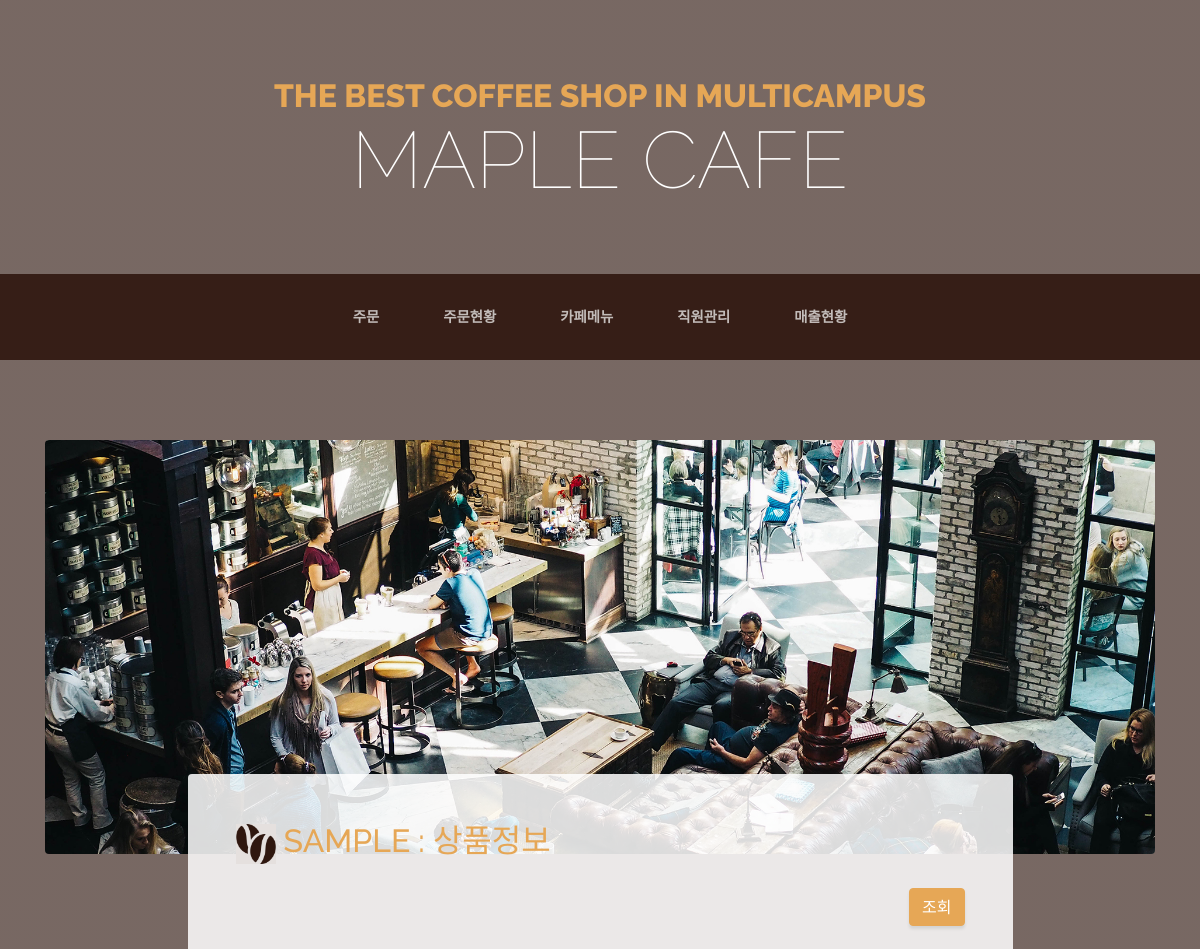
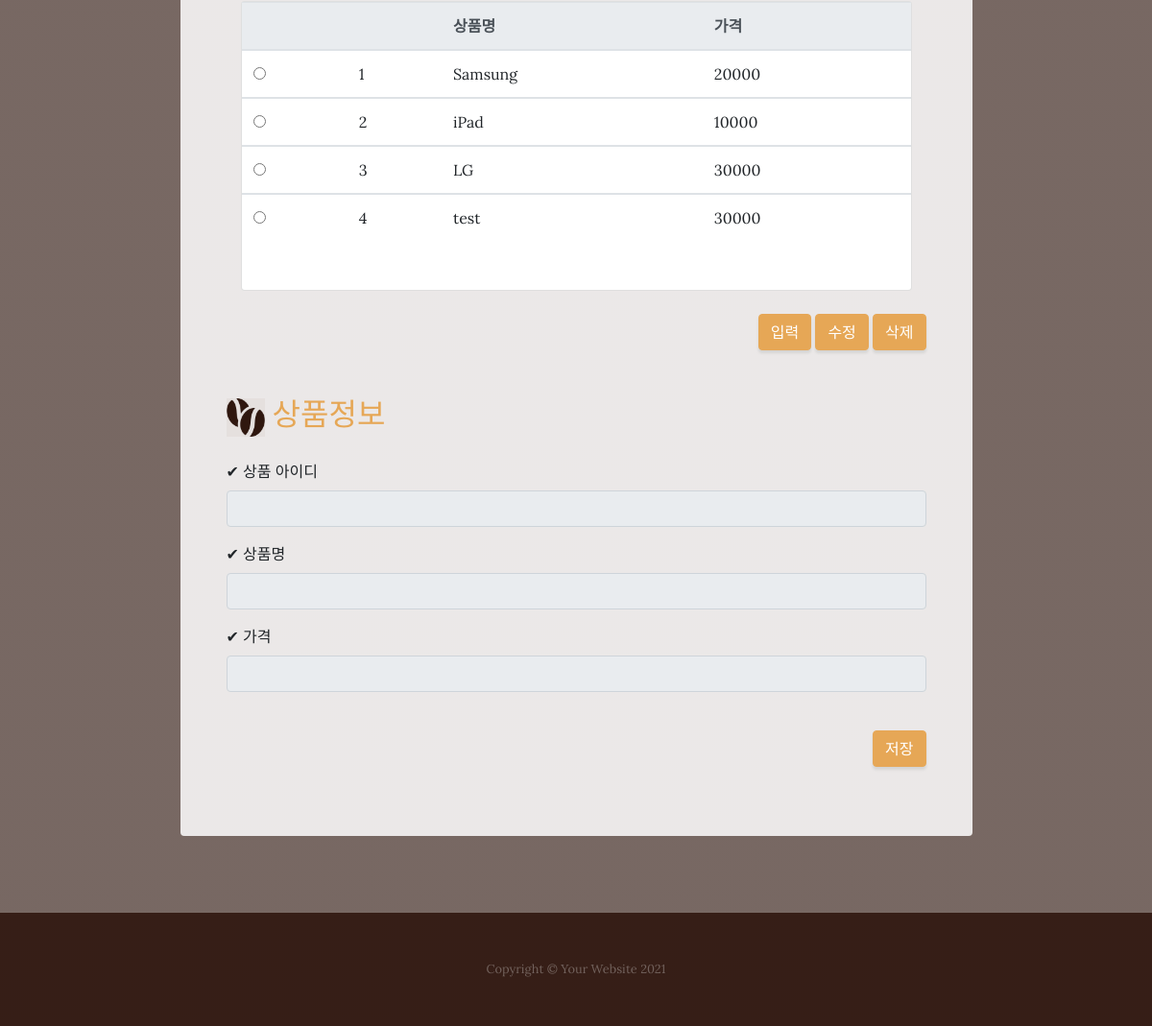
Page /maple/serchProduct/ on the committed database (2 pictures, top to bottom).
### mapleApp/models.py (models this page shows)
class SampleProduct(models.Model):
    pd_name = models.CharField(max_length=100)
    pd_price = models.IntegerField(default=0)
    def __str__(self):
        return self.pd_name+" , "+str(self.pd_price)

### mapleApp/views.py (the view)
# urls.py: path('serchProduct/', views.serchProduct  ,name='serchProduct'),
def serchProduct(request):
    print('*> serchProduct :')
    producs = SampleProduct.objects.all()
    print('producs',producs)
    context = {'producs': producs}
    return render(request, 'sample_crud.html', context)

### mapleApp/templates/sample_crud.html (shortened to what this page needs)
<!DOCTYPE html>
{% load static%}
<html lang="en">
<head>
  <link href="{% static 'vendor/bootstrap/css/bootstrap.min.css'%}" rel="stylesheet">
  <link href="{% static 'css/business-casual.min.css'  %}" rel="stylesheet">
</head>
<body>
  <h1 class="site-heading text-center text-white d-none d-lg-block">
    <span class="site-heading-upper text-primary mb-3">The Best Coffee Shop in MultiCampus</span>
    <span class="site-heading-lower">MAPLE CAFE</span>
  </h1>
  <nav class="navbar navbar-expand-lg navbar-dark py-lg-4" id="mainNav">
    <div class="container">
      <div class="collapse navbar-collapse" id="navbarResponsive">
        <ul class="navbar-nav mx-auto">
          <li class="nav-item px-lg-4">
            <a class="nav-link text-uppercase text-expanded" href="../order">주문</a>
          </li>
          <li class="nav-item px-lg-4">
            <a class="nav-link text-uppercase text-expanded" href="../orderStatus">주문현황</a>
          </li>
          <li class="nav-item px-lg-4">
            <a class="nav-link text-uppercase text-expanded" href="../menu">카페메뉴</a>
          </li>
          <li class="nav-item px-lg-4">
            <a class="nav-link text-uppercase text-expanded" href="../staff">직원관리</a>
          </li>
          <li class="nav-item px-lg-4">
            <a class="nav-link text-uppercase text-expanded" href="../salesStatus">매출현황</a>
          </li>
        </ul>
      </div>
    </div>
  </nav>
  <section class="page-section about-heading">
    <div class="container">
      <img class="img-fluid rounded about-heading-img mb-3 mb-lg-0" src="img/about.jpg" alt="">
      <div class="about-heading-content">
        <div class="row">
          <div class="col-xl-9 col-lg-10 mx-auto">
            <div class="bg-faded rounded p-5">
              <h2 class="section-heading mb-4">
                <img  src="{% static 'img/cafe_icon3.png'%}" width="40" height="40">
                <span class="text-uppercase text-primary"> SAMPLE : 상품정보 </span>
              </h2>
              <div class="intro-button" align="right">
                <button type="submit" class="btn btn-primary" id="serchBtn1">조회</button>
              </div>
              <br>
{%if producs %}
              <div class="container d-flex justify-content-center mt-50 mb-50">
                <div class="card w-100">
                  <div class="table-responsive">
                    <div style="width:100%; height:300px; overflow:auto ">
                    <table class="table table-hover ">
                      <thead class="thead-light">
                        <tr>
                          <th> </th>
                          <th scope="col"></th>
                          <th scope="col">상품명</th>
                          <th scope="col">가격</th>
                        </tr>
                      </thead>
{%  for produc in  producs   %}
                      <tbody>
                        <tr>
                          <td> <input  type="radio" name="radioValue" value="{{produc.id}}"> </td>
                          <td id="pId_{{produc.id}}">{{produc.id}}</td>
                          <td id="pName_{{produc.id}}" >{{produc.pd_name}}</td>
                          <td id="pPrice_{{produc.id}}">{{produc.pd_price}}</td>
                        </tr>
{%    endfor    %}
                      </tbody>
                    </table>
                    </div>
                  </div>
                </div>
              </div>
 {% else %}
       <p>  데이터가 존재하지 않습니다. </p>
 {% endif %}
              <br>
              <div class="intro-button" align="right">
                <button type="submit" class="btn btn-primary" id="inputBtn2">입력</button>
                <button type="submit" class="btn btn-primary" id="modiBtn2">수정</button>
                <button type="submit" class="btn btn-primary" id="delBtn2">삭제</button>
              </div>
              <br>
              <h2 class="section-heading mb-4">
                <img  src="{% static 'img/cafe_icon3.png'%}" width="40" height="40">
                <span class="text-uppercase text-primary" > 상품정보 </span>
              </h2>
              <section class="content">
                <div class="row">
                  <div class="col-md-12">
                    <div class="box box-primary">
                      <form id="regForm"  method="post" action="{% url 'insertProduct' %}" >
                        <div class="box-body">
                          <div class="form-group">
                            <label for="exampleInputEmail1"> ✔ 상품 아이디 </label>
                              <input type="text" readonly="readonly"
                                id='id' class="form-control" placeholder="">
                          </div>
                          <div class="form-group">
                            <label for="exampleInputEmail1"> ✔ 상품명 </label>
                              <input type="text" readonly="readonly"
                                id='pdName' name='pdName' class="form-control" placeholder="">
                          </div>
                          <div class="form-group">
                            <label for="exampleInputEmail1"> ✔ 가격 </label>
                              <input type="text"  readonly="readonly"
                                id='pdPrice' name='pdPrice' class="form-control" placeholder="">
                          </div>
                        </div>
                      </form>
                    </div>
                  </div>
                </div>
              </section>
              <br>
              <div class="intro-button" align="right">
                <button type="submit" class="btn btn-primary" id="saveBtn3">저장</button>
              </div>
              <br>
            </div>
          </div>
        </div>
      </div>
    </div>
  </section>
  <footer class="footer text-faded text-center py-5">
    <div class="container">
      <p class="m-0 small">Copyright &copy; Your Website 2021</p>
    </div>
  </footer>
</body>
</html>

### rows in the picture
SampleProduct: id "1", pd_name "Samsung", pd_price "20000"
SampleProduct: id "2", pd_name "iPad", pd_price "10000"
SampleProduct: id "3", pd_name "LG", pd_price "30000"
SampleProduct: id "4", pd_name "test", pd_price "30000"
